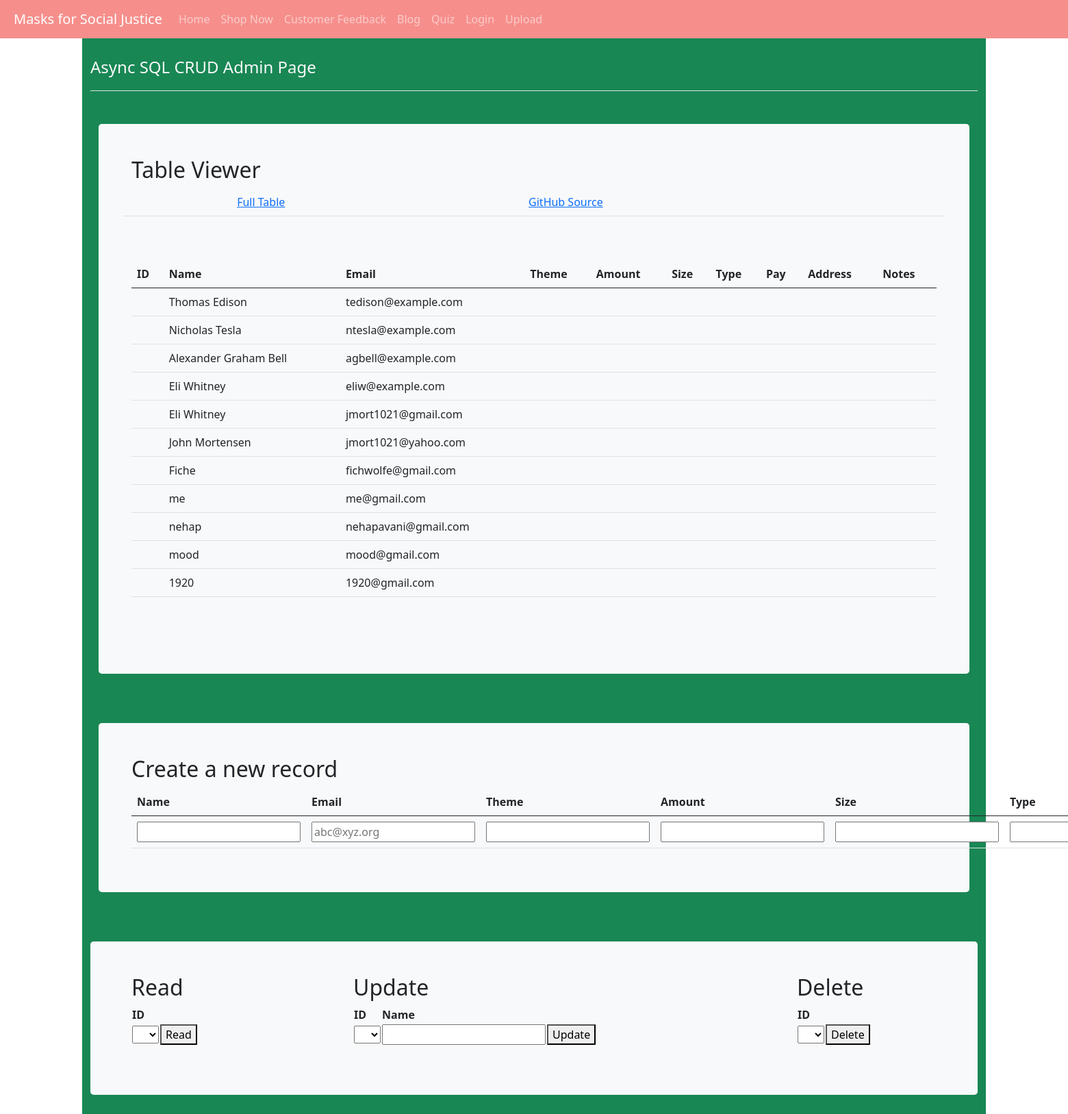
/purchase_api/, run on an earlier commit of the app's database.
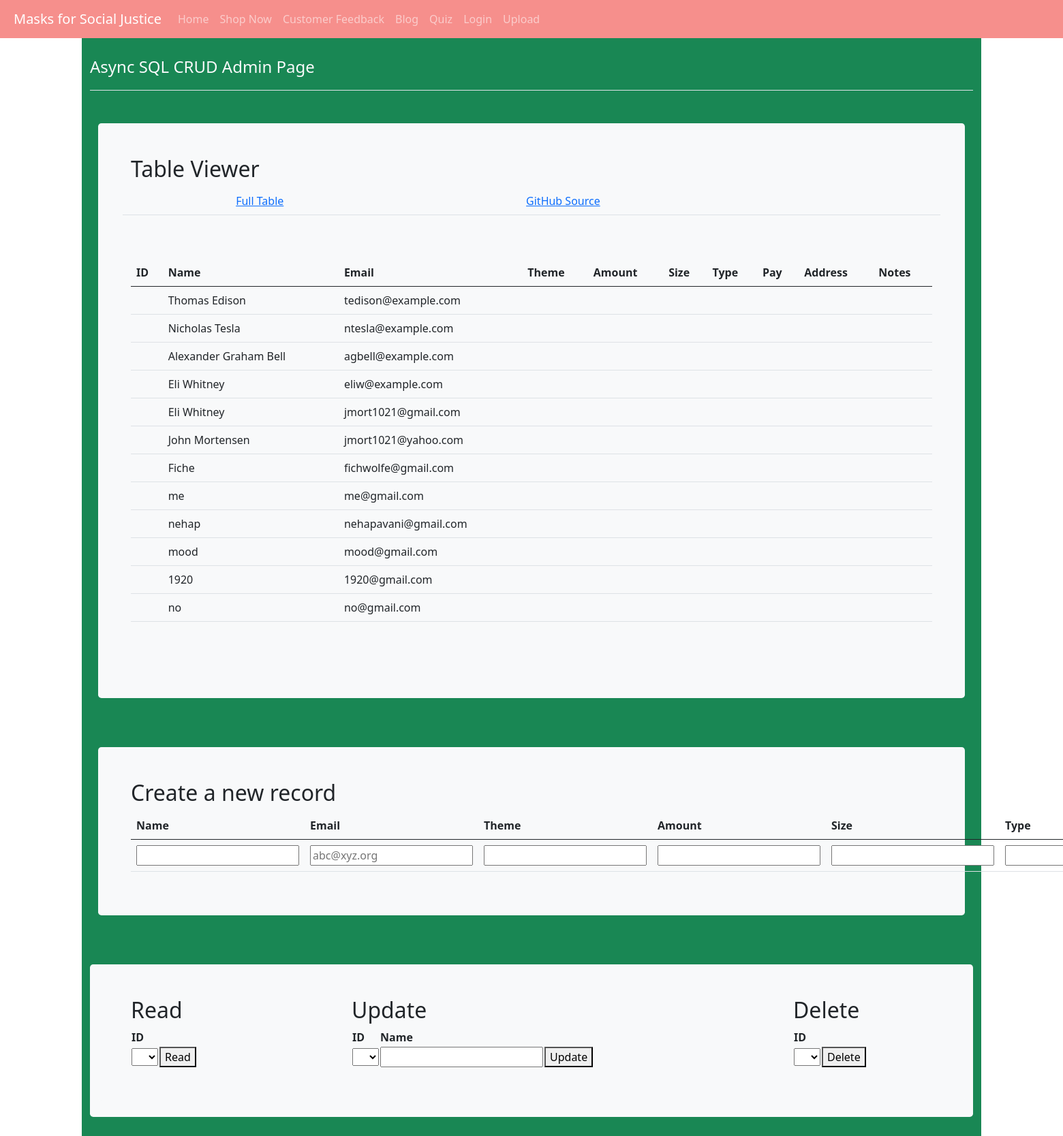
And on a later commit of the database.
### templates/cruddy/model.py (models this page shows, shortened)
class Users(UserMixin, db.Model):
    userID = db.Column(db.Integer, primary_key=True)
    name = db.Column(db.String(255), unique=False, nullable=False)
    email = db.Column(db.String(255), unique=True, nullable=False)
    password = db.Column(db.String(255), unique=False, nullable=False)
    phone = db.Column(db.String(255), unique=False, nullable=False)
    def read(self):
        return {
            "userID": self.userID,
            "name": self.name,
            "email": self.email,
            "password": self.password,
            "phone": self.phone,
            "query": "by_alc"  # This is for fun, a little watermark
        }

### templates/cruddy/app_purchase_api.py (the view)
@app_purchase_api.route('/')
def purchase_api():
    return render_template("cruddy/templates/purchase_async.html", table=users_all())

### templates/cruddy/query.py (called while the page is built)
def users_all():
    return users_all_alc()

def users_all_alc():
    table = Users.query.all()
    json_ready = [peep.read() for peep in table]
    return json_ready

### templates/cruddy/templates/purchase_async.html (shortened to what the changed rows need)
<!DOCTYPE html>
{% extends "layouts/base.html" %}
{% block body %}
    <div class="container py-4 text-light bg-success">
        <div class="container py-4">
            <div class="p-5 mb-4 bg-light text-dark rounded-3">
                <h2>Table Viewer</h2>
                <div class="row align-items-md-stretch">
                    <div class="container-fluid py-5">
                        <table class="table" id="users">
                            <thead>
                            <tr>
                                <th>ID</th>
                                <th>Name</th>
                                <th>Email</th>
                                <th>Theme</th>
                                <th>Amount</th>
                                <th>Size</th>
                                <th>Type</th>
                                <th>Pay</th>
                                <th>Address</th>
                                <th>Notes</th>
                            </tr>
                            </thead>
                            <tbody id="result">
                            {% for row in table %}
                                <tr>
                                    <td>{{ row['purchaseID'] }}</td>
                                    <td>{{ row['name'] }}</td>
                                    <td>{{ row['email'] }}</td>
                                    <td>{{ row['theme'] }}</td>
                                    <td>{{ row['amount'] }}</td>
                                    <td>{{ row['size'] }}</td>
                                    <td>{{ row['type'] }}</td>
                                    <td>{{ row['pay'] }}</td>
                                    <td>{{ row['address'] }}</td>
                                    <td>{{ row['notes'] }}</td>
                                </tr>
                            {% endfor %}
                            </tbody>
                        </table>
                    </div>
                </div>
            </div>
        </div>
        <div class="container py-4">
            <div class="p-5 mb-4 bg-light text-dark rounded-3">
                <h2>Create a new record</h2>
                <table class="table">
                    <thead>
                    <tr>
                        <th><label for="name">Name</label></th>
                        <th><label for="email">Email</label></th>
                        <th><label for="theme">Theme</label></th>
                        <th><label for="amount">Amount</label></th>
                        <th><label for="size">Size</label></th>
                        <th><label for="type">Type</label></th>
                    </tr>
                    </thead>
                </table>
            </div>
        </div>
        <div class="container py-4">
            <div class="row mb-4 bg-light text-dark rounded-3">
                <div class="col-md-3">
                    <div class="p-5 mb-4 bg-light text-dark rounded-3">
                        <h2>Read</h2>
                        <table id="read_table">
                            <tr><th><label for="read_purchaseid">ID</label></th></tr>
                        </table>
                    </div>
                </div>
                <div class="col-md-6">
                    <div class="p-5 mb-4 bg-light text-dark rounded-3">
                        <h2>Update</h2>
                        <table id="update_table">
                            <tr>
                                <th><label for="update_purchaseid">ID</label></th>
                                <th><label for="update_name">Name</label></th>
                            </tr>
                        </table>
                    </div>
                </div>
                <div class="col-md-3">
                    <div class="p-5 mb-4 bg-light text-dark rounded-3">
                        <h2>Delete</h2>
                        <table id="read_table">
                            <tr><th><label for="delete_purchaseid">ID</label></th></tr>
                        </table>
                    </div>
                </div>
            </div>
        </div>
    </div>
{% endblock %}

What changed in the data, as far as the page shows it:
added Users: name "no", email "no@gmail.com"
